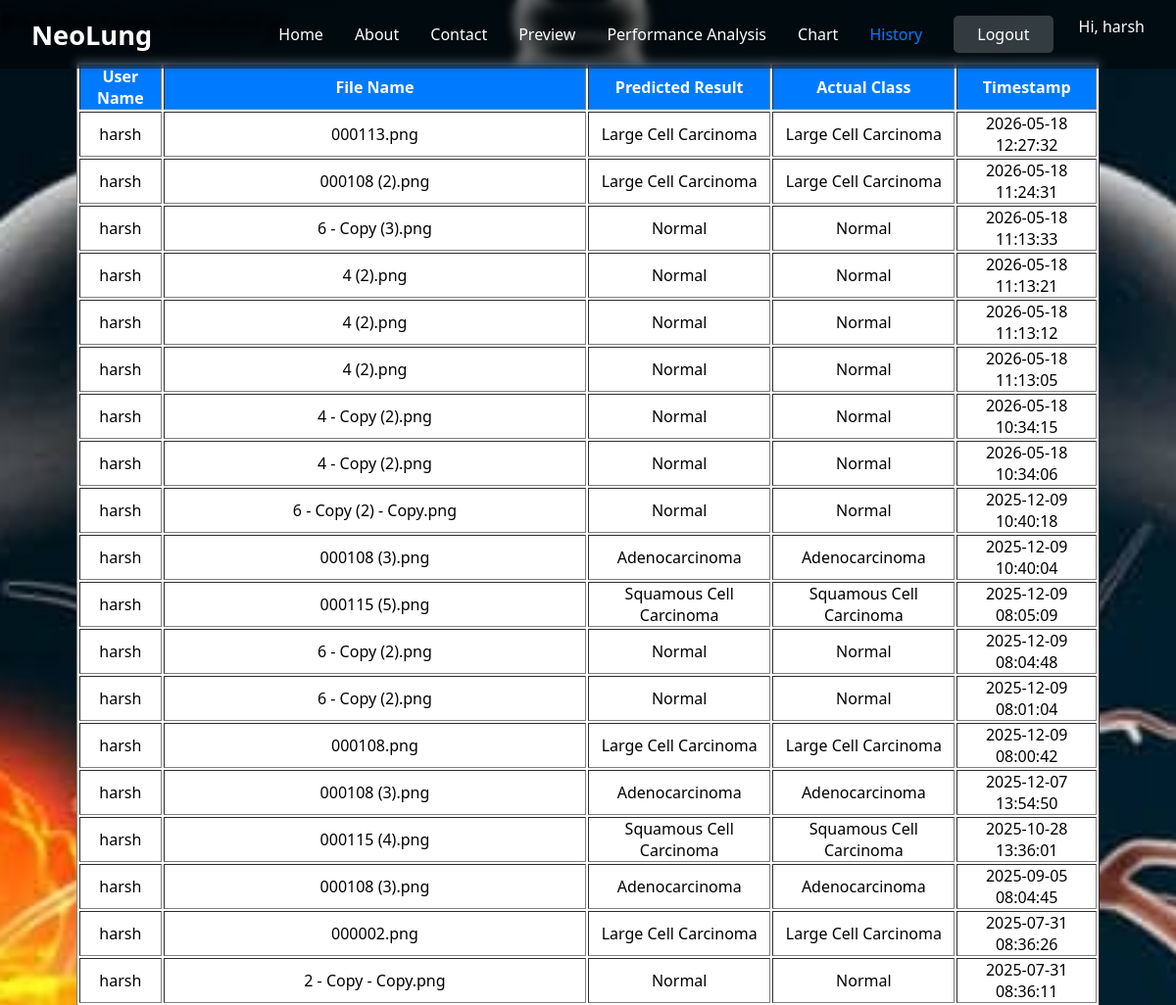
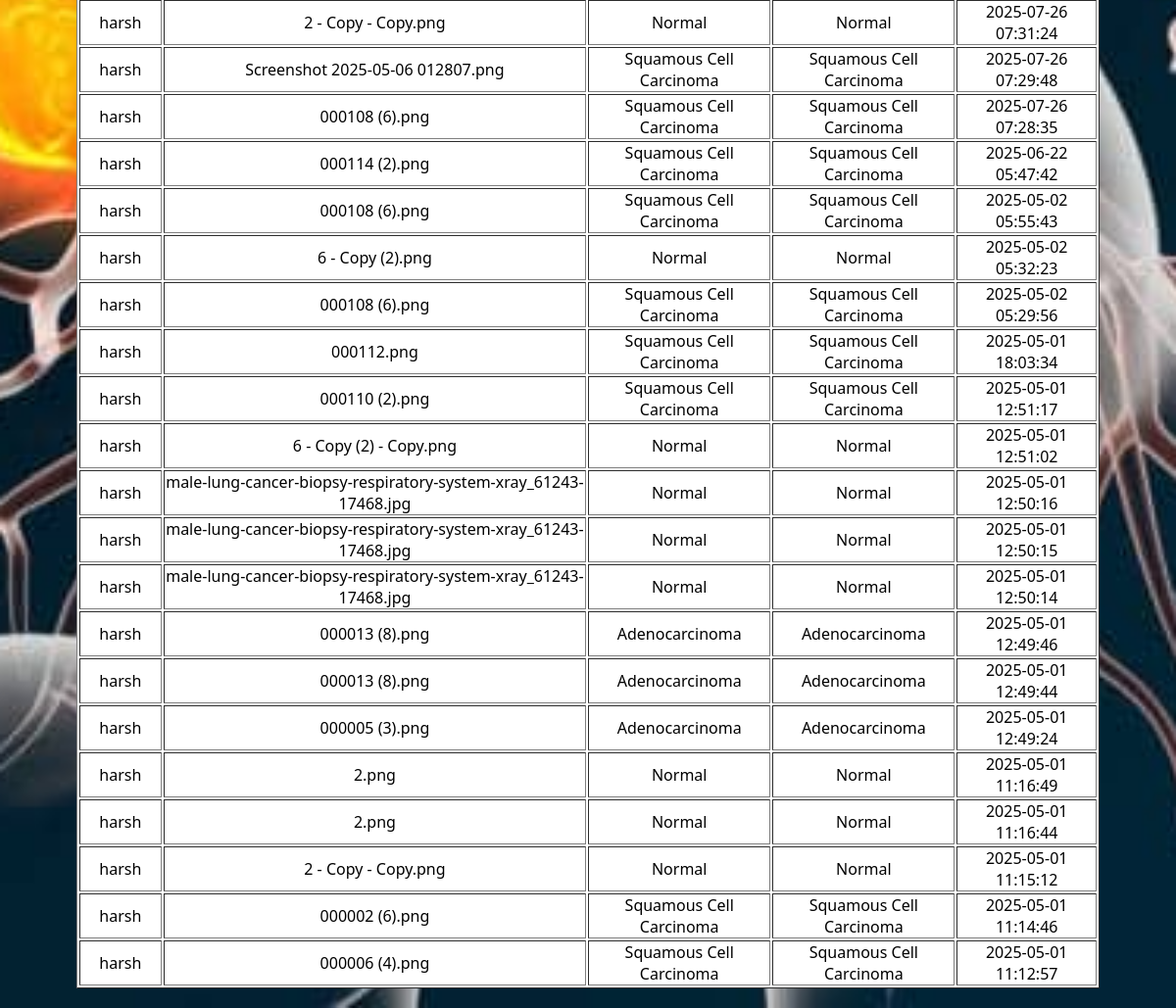
Screenshot of /history (signed in) with the database file from the repository (2 pictures, top to bottom).
### tables this page shows
CREATE TABLE predictions (
                id INTEGER PRIMARY KEY AUTOINCREMENT,
                username TEXT,
                filename TEXT,
                predicted_class TEXT,
                actual_class TEXT,
                timestamp DATETIME DEFAULT CURRENT_TIMESTAMP
            );

### app.py (the view)
@app.route('/history')
def history():
    if 'logged_in' in session and session['logged_in']:
        conn = sqlite3.connect('users.db')
        c = conn.cursor()
        c.execute('''
            SELECT filename, predicted_class, actual_class, timestamp
            FROM predictions
            WHERE username = ?
            ORDER BY timestamp DESC
        ''', (session['user'],))
        records = c.fetchall()
        conn.close()
        return render_template('9_History.html', predictions=records)
    else:
        flash('Please login first.')
        return redirect(url_for('login'))

### templates/9_History.html (shortened to what this page needs)
<!DOCTYPE html>
<html lang="en">
<head>
    <link rel="stylesheet" href="{{ url_for('static', filename='1_Home.css') }}">
</head>
<body>
    <nav class="navbar">
        <div class="nav-container">
            <a href="{{ url_for('home') }}" class="logo">NeoLung</a>
            <div class="nav-links">
                <a href="{{ url_for('home') }}">Home</a>
                <a href="{{ url_for('about') }}">About</a>
                <a href="{{ url_for('contact') }}">Contact</a>
                <a href="{{ url_for('preview') }}">Preview</a>
                <a href="{{ url_for('performance') }}">Performance Analysis</a>
                <a href="{{ url_for('chart') }}">Chart</a>
                <a style="color: #007bff;" href="{{ url_for('history') }}">History</a>
                <div class="auth-buttons">
                    {% if session.logged_in %}
                        <a href="{{ url_for('logout') }}" id="logout" class="btn btn-register">Logout</a>
                        <span style="color: white; margin-left: 10px;">Hi, {{ session.user }}</span>
                    {% else %}
                        <a href="{{ url_for('login') }}" id="R1" class="btn btn-login">Login</a>
                        <a href="{{ url_for('register') }}" id="R2" class="btn btn-register">Register</a>
                    {% endif %}
                </div>
            </div>
        </div>
    </nav>
    <div class="d1">
        <h1>Prediction History</h1>
    </div>
    <div class="d2" style="padding: 20px;">
        {% if predictions %}
        <table border="1" style="width: 90%; margin: auto; background: white; text-align: center;">
            <thead style="background-color: #007bff; color: white;">
                <tr>
                    <th>User Name</th>
                    <th>File Name</th>
                    <th>Predicted Result</th>
                    <th>Actual Class</th>
                    <th>Timestamp</th>
                </tr>
            </thead>
            <tbody>
                {% for row in predictions %}
                <tr>
                    <td>{{ session.user }}</td>
                    <td>{{ row[0] }}</td>
                    <td>{{ row[1] }}</td>
                    <td>{{ row[2] }}</td>
                    <td>{{ row[3] }}</td>
                </tr>
                {% endfor %}
            </tbody>
        </table>
        {% else %}
        <p style="text-align: center; color: white;">No predictions found yet.</p>
        {% endif %}
    </div>
</body>
</html>

### static/1_Home.css (style rules this page uses)
* { margin: 0; padding: 0; box-sizing: border-box; font-family: 'Segoe UI', Tahoma, Geneva, Verdana, sans-serif; }
body { background: url('i1.jpg') no-repeat center center fixed; background-size: cover; min-height: 100vh; margin: 0; padding: 0; }
.navbar { background-color: rgba(0, 0, 0, 0.5); backdrop-filter: blur(5px); padding: 1rem 2rem; box-shadow: 0 2px 5px rgba(0, 0, 0, 0.1); position: fixed; width: 100%; top: 0; z-index: 1000; }
.nav-container { max-width: 1200px; margin: 0 auto; display: flex; justify-content: space-between; align-items: center; }
.logo { display: flex; align-items: center; gap: 10px; font-size: 1.7rem; font-weight: bold; color: white; text-decoration: none; }
.nav-links { display: flex; gap: 2rem; align-items: center; }
.nav-links a { text-decoration: none; color: white; font-weight: 500; transition: color 0.3s ease; }
.auth-buttons { display: flex; gap: 1rem; }
.btn { padding: 0.5rem 1.5rem; border-radius: 5px; font-weight: 500; cursor: pointer; transition: all 0.3s ease; text-decoration: none; }
.btn-register { background-color: rgba(255, 255, 255, 0.2); color: white; }

### rows the page displays
predictions: user "harsh", filename "000113.png", predicted_class "Large Cell Carcinoma", actual_class "Large Cell Carcinoma", timestamp "2026-05-18 12:27:32"
predictions: user "harsh", filename "000108 (2).png", predicted_class "Large Cell Carcinoma", actual_class "Large Cell Carcinoma", timestamp "2026-05-18 11:24:31"
predictions: user "harsh", filename "6 - Copy (3).png", predicted_class "Normal", actual_class "Normal", timestamp "2026-05-18 11:13:33"
predictions: user "harsh", filename "4 (2).png", predicted_class "Normal", actual_class "Normal", timestamp "2026-05-18 11:13:21"
predictions: user "harsh", filename "4 (2).png", predicted_class "Normal", actual_class "Normal", timestamp "2026-05-18 11:13:12"
predictions: user "harsh", filename "4 (2).png", predicted_class "Normal", actual_class "Normal", timestamp "2026-05-18 11:13:05"
predictions: user "harsh", filename "4 - Copy (2).png", predicted_class "Normal", actual_class "Normal", timestamp "2026-05-18 10:34:15"
predictions: user "harsh", filename "4 - Copy (2).png", predicted_class "Normal", actual_class "Normal", timestamp "2026-05-18 10:34:06"
predictions: user "harsh", filename "6 - Copy (2) - Copy.png", predicted_class "Normal", actual_class "Normal", timestamp "2025-12-09 10:40:18"
predictions: user "harsh", filename "000108 (3).png", predicted_class "Adenocarcinoma", actual_class "Adenocarcinoma", timestamp "2025-12-09 10:40:04"
predictions: user "harsh", filename "000115 (5).png", predicted_class "Squamous Cell Carcinoma", actual_class "Squamous Cell Carcinoma", timestamp "2025-12-09 08:05:09"
predictions: user "harsh", filename "6 - Copy (2).png", predicted_class "Normal", actual_class "Normal", timestamp "2025-12-09 08:04:48"
predictions: user "harsh", filename "6 - Copy (2).png", predicted_class "Normal", actual_class "Normal", timestamp "2025-12-09 08:01:04"
predictions: user "harsh", filename "000108.png", predicted_class "Large Cell Carcinoma", actual_class "Large Cell Carcinoma", timestamp "2025-12-09 08:00:42"
predictions: user "harsh", filename "000108 (3).png", predicted_class "Adenocarcinoma", actual_class "Adenocarcinoma", timestamp "2025-12-07 13:54:50"
predictions: user "harsh", filename "000115 (4).png", predicted_class "Squamous Cell Carcinoma", actual_class "Squamous Cell Carcinoma", timestamp "2025-10-28 13:36:01"
predictions: user "harsh", filename "000108 (3).png", predicted_class "Adenocarcinoma", actual_class "Adenocarcinoma", timestamp "2025-09-05 08:04:45"
predictions: user "harsh", filename "000002.png", predicted_class "Large Cell Carcinoma", actual_class "Large Cell Carcinoma", timestamp "2025-07-31 08:36:26"
predictions: user "harsh", filename "2 - Copy - Copy.png", predicted_class "Normal", actual_class "Normal", timestamp "2025-07-31 08:36:11"
predictions: user "harsh", filename "2 - Copy - Copy.png", predicted_class "Normal", actual_class "Normal", timestamp "2025-07-26 07:31:24"
predictions: user "harsh", filename "Screenshot 2025-05-06 012807.png", predicted_class "Squamous Cell Carcinoma", actual_class "Squamous Cell Carcinoma", timestamp "2025-07-26 07:29:48"
predictions: user "harsh", filename "000108 (6).png", predicted_class "Squamous Cell Carcinoma", actual_class "Squamous Cell Carcinoma", timestamp "2025-07-26 07:28:35"
predictions: user "harsh", filename "000114 (2).png", predicted_class "Squamous Cell Carcinoma", actual_class "Squamous Cell Carcinoma", timestamp "2025-06-22 05:47:42"
predictions: user "harsh", filename "000108 (6).png", predicted_class "Squamous Cell Carcinoma", actual_class "Squamous Cell Carcinoma", timestamp "2025-05-02 05:55:43"
predictions: user "harsh", filename "6 - Copy (2).png", predicted_class "Normal", actual_class "Normal", timestamp "2025-05-02 05:32:23"
predictions: user "harsh", filename "000108 (6).png", predicted_class "Squamous Cell Carcinoma", actual_class "Squamous Cell Carcinoma", timestamp "2025-05-02 05:29:56"
predictions: user "harsh", filename "000112.png", predicted_class "Squamous Cell Carcinoma", actual_class "Squamous Cell Carcinoma", timestamp "2025-05-01 18:03:34"
predictions: user "harsh", filename "000110 (2).png", predicted_class "Squamous Cell Carcinoma", actual_class "Squamous Cell Carcinoma", timestamp "2025-05-01 12:51:17"
predictions: user "harsh", filename "6 - Copy (2) - Copy.png", predicted_class "Normal", actual_class "Normal", timestamp "2025-05-01 12:51:02"
predictions: user "harsh", filename "male-lung-cancer-biopsy-respiratory-system-xray_61243-17468.jpg", predicted_class "Normal", actual_class "Normal", timestamp "2025-05-01 12:50:16"
predictions: user "harsh", filename "male-lung-cancer-biopsy-respiratory-system-xray_61243-17468.jpg", predicted_class "Normal", actual_class "Normal", timestamp "2025-05-01 12:50:15"
predictions: user "harsh", filename "male-lung-cancer-biopsy-respiratory-system-xray_61243-17468.jpg", predicted_class "Normal", actual_class "Normal", timestamp "2025-05-01 12:50:14"
predictions: user "harsh", filename "000013 (8).png", predicted_class "Adenocarcinoma", actual_class "Adenocarcinoma", timestamp "2025-05-01 12:49:46"
predictions: user "harsh", filename "000013 (8).png", predicted_class "Adenocarcinoma", actual_class "Adenocarcinoma", timestamp "2025-05-01 12:49:44"
predictions: user "harsh", filename "000005 (3).png", predicted_class "Adenocarcinoma", actual_class "Adenocarcinoma", timestamp "2025-05-01 12:49:24"
predictions: user "harsh", filename "2.png", predicted_class "Normal", actual_class "Normal", timestamp "2025-05-01 11:16:49"
predictions: user "harsh", filename "2.png", predicted_class "Normal", actual_class "Normal", timestamp "2025-05-01 11:16:44"
predictions: user "harsh", filename "2 - Copy - Copy.png", predicted_class "Normal", actual_class "Normal", timestamp "2025-05-01 11:15:12"
predictions: user "harsh", filename "000002 (6).png", predicted_class "Squamous Cell Carcinoma", actual_class "Squamous Cell Carcinoma", timestamp "2025-05-01 11:14:46"
predictions: user "harsh", filename "000006 (4).png", predicted_class "Squamous Cell Carcinoma", actual_class "Squamous Cell Carcinoma", timestamp "2025-05-01 11:12:57"

### other values shown
{{ session.user }} "harsh"
